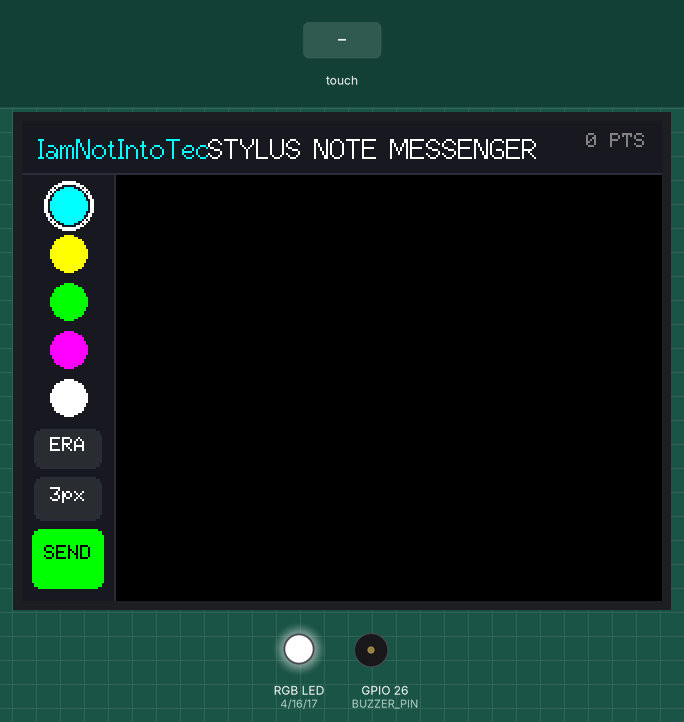
Simulated run of this sketch. Board: ESP32. Parts: 320×240 colour display, an RGB LED mixed from three pins (HIGH = lit), buzzer (waves = sounding). The test bench sets the inputs (shaded band). Pins used as bus, display or sensor lines are not drawn; what the sketch prints to the serial monitor is not drawn.

Above: at 1.5 s.
1.6 s: touch panel pressed at 13 % / 90 % of its raw x / y range
At 3.5 s:
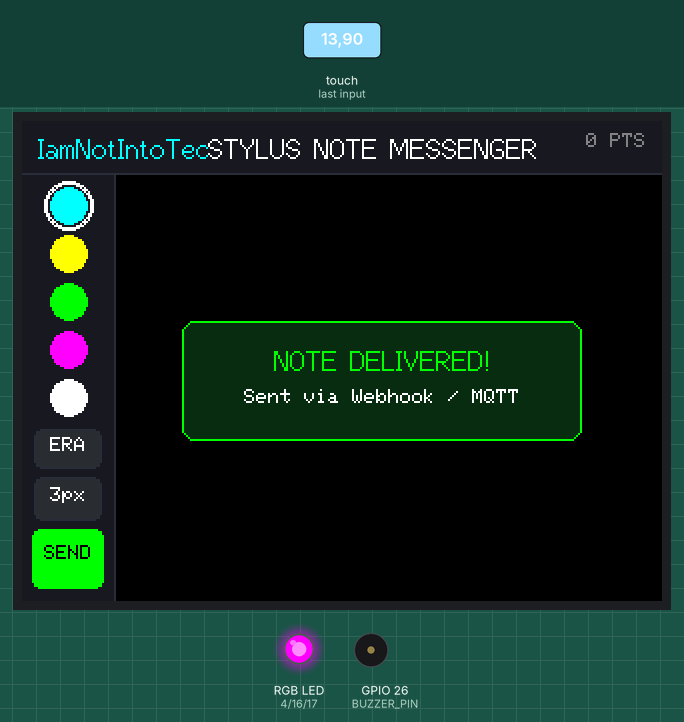
4.6 s: touch panel pressed at 13 % / 70 % of its raw x / y range
At 5.8 s:
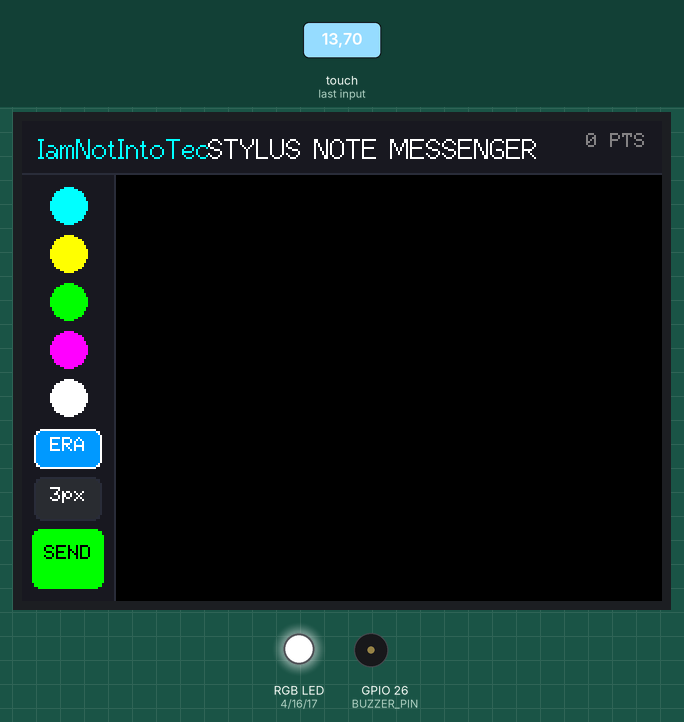
6.1 s: touch panel pressed at 38 % / 30 % of its raw x / y range
7.7 s: touch panel pressed at 13 % / 30 % of its raw x / y range
At 8.3 s:
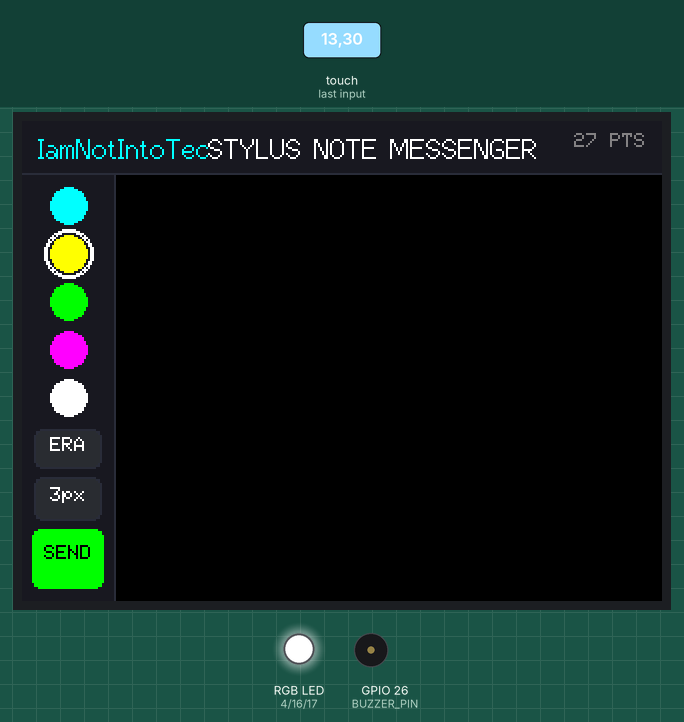
9.2 s: touch panel pressed at 62 % / 30 % of its raw x / y range
10.8 s: touch panel pressed at 13 % / 50 % of its raw x / y range
At 11.9 s:
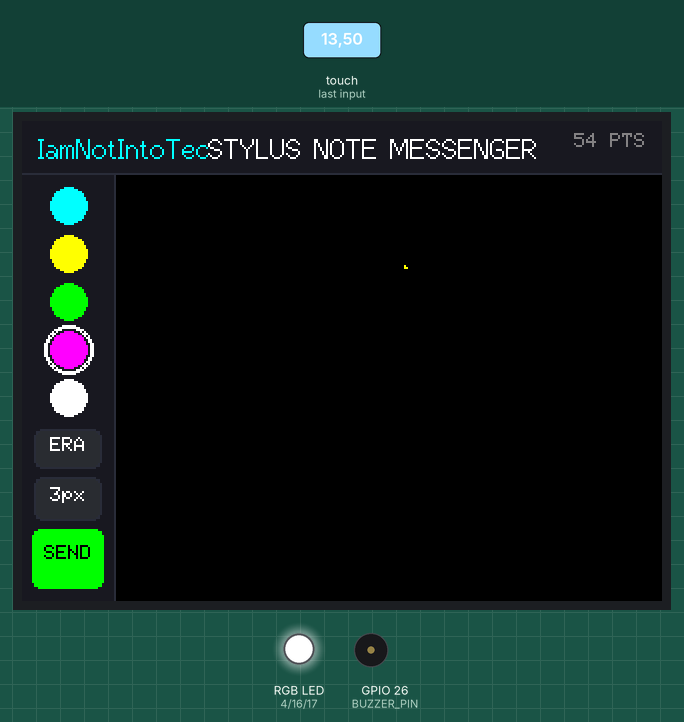
Timing chart, 0 to 13.3 s (numbered marks = the images above; inputs shaded):
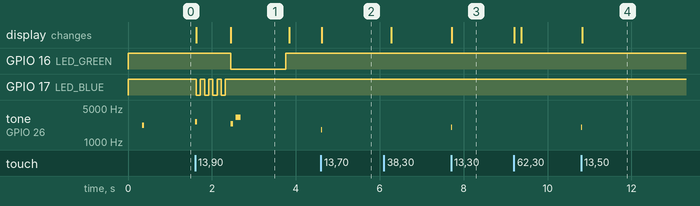

The sketch:

36-stylus-note-messenger.ino
```cpp
/**
 * ✍️ Project 36: Stylus Note Messenger
 *
 * Hardware: Elecrow CrowPanel 2.8" (ESP32-2432S028R)
 * Channel Branding: IamNotIntoTech (https://youtube.com/@IamNotIntoTech)
 * Author: Tushar Aggarwal (tushar2704)
 *
 * Features:
 * - High-precision resistive touch stylus drawing canvas with vector line interpolation.
 * - Multi-color ink palette (Cyan, Yellow, Green, Pink, White, and Eraser).
 * - 3 Tip widths: 1px Fine, 3px Medium, 5px Chisel.
 * - One-tap "SEND NOTE" webhook transmission simulation with delivery feedback modal.
 * - Multi-color transmission RGB LED on GPIOs 4/16/17 & acoustic chimes on GPIO 26 buzzer.
 * - Hardware-calibrated non-inverted resistive touch coordinates.
 */

#include <Arduino.h>
#include <SPI.h>
#include <WiFi.h>
#include <TFT_eSPI.h>
#include <XPT2046_Touchscreen.h>

// Hardware Pin Definitions for Elecrow 2.8" CYD
#define TFT_BL_PIN    21
#define TOUCH_MOSI    32
#define TOUCH_MISO    39
#define TOUCH_CLK     25
#define TOUCH_CS      33
#define TOUCH_IRQ     36

#define LED_RED       4
#define LED_GREEN     16
#define LED_BLUE      17
#define BUZZER_PIN    26

SPIClass touchSPI = SPIClass(VSPI);
XPT2046_Touchscreen ts(TOUCH_CS);
TFT_eSPI tft = TFT_eSPI();

// UI Colors (16-bit 565)
#define COLOR_BG        0x0000 // Deep black for canvas
#define COLOR_TOOLBAR   0x18C4 // Charcoal toolbar
#define COLOR_CARD_BRD  0x2967
#define COLOR_TEXT      0xFFFF
#define COLOR_MUTED     0x8410
#define COLOR_ACTIVE    0x04DF

// Available Ink Colors
const uint16_t INK_COLORS[] = {
  0x07FF, // Cyan
  0xFFE0, // Yellow
  0x07E0, // Green
  0xF81F, // Pink
  0xFFFF  // White
};
const int NUM_COLORS = 5;

int selectedColorIdx = 0; // 0..4
bool eraserMode = false;
int penWidth = 2; // 1 = 1px, 2 = 3px, 3 = 5px

// Canvas Area Bounds
#define CANVAS_X 48
#define CANVAS_Y 27
#define CANVAS_W 272
#define CANVAS_H 212

// Touch Drawing State
bool isDrawing = false;
int lastDrawX = -1;
int lastDrawY = -1;
int strokePointsCount = 0;
unsigned long lastBtnTouchTime = 0;

void playBeep(int freq = 2000, int ms = 30) {
  tone(BUZZER_PIN, freq, ms);
}

void setRGB(bool r, bool g, bool b) {
  digitalWrite(LED_RED, r ? LOW : HIGH);
  digitalWrite(LED_GREEN, g ? LOW : HIGH);
  digitalWrite(LED_BLUE, b ? LOW : HIGH);
}

void drawHeader() {
  tft.fillRect(0, 0, 320, 26, COLOR_TOOLBAR);
  tft.drawFastHLine(0, 26, 320, COLOR_CARD_BRD);

  tft.setTextColor(0x07FF, COLOR_TOOLBAR);
  tft.drawString("IamNotIntoTech", 8, 6, 2);

  tft.setTextColor(COLOR_TEXT, COLOR_TOOLBAR);
  tft.drawCentreString("STYLUS NOTE MESSENGER", 175, 6, 2);

  // Status Badge
  tft.setTextColor(COLOR_MUTED, COLOR_TOOLBAR);
  char statusBuf[32];
  snprintf(statusBuf, sizeof(statusBuf), "%d PTS", strokePointsCount);
  tft.drawRightString(statusBuf, 312, 6, 1);
}

void drawToolbar() {
  tft.fillRect(0, 27, 46, 213, COLOR_TOOLBAR);
  tft.drawFastVLine(46, 27, 213, COLOR_CARD_BRD);

  // 5 Color Swatches (y: 32, 56, 80, 104, 128)
  for (int i = 0; i < NUM_COLORS; i++) {
    int y = 32 + i * 24;
    bool active = (!eraserMode && selectedColorIdx == i);

    tft.fillCircle(23, y + 10, 9, INK_COLORS[i]);
    if (active) {
      tft.drawCircle(23, y + 10, 11, COLOR_TEXT);
      tft.drawCircle(23, y + 10, 12, COLOR_TEXT);
    }
  }

  // Eraser Button (y: 154)
  int eraseY = 154;
  tft.fillRoundRect(6, eraseY, 34, 20, 4, eraserMode ? COLOR_ACTIVE : tft.color565(40, 45, 55));
  tft.drawRoundRect(6, eraseY, 34, 20, 4, eraserMode ? COLOR_TEXT : COLOR_CARD_BRD);
  tft.setTextColor(COLOR_TEXT, eraserMode ? COLOR_ACTIVE : tft.color565(40, 45, 55));
  tft.drawCentreString("ERA", 23, eraseY + 4, 1);

  // Pen Width Stepper (y: 178)
  int penY = 178;
  tft.fillRoundRect(6, penY, 34, 22, 4, tft.color565(40, 45, 55));
  tft.drawRoundRect(6, penY, 34, 22, 4, COLOR_CARD_BRD);
  tft.setTextColor(COLOR_TEXT, tft.color565(40, 45, 55));
  char szBuf[8];
  snprintf(szBuf, sizeof(szBuf), "%dpx", penWidth * 2 - 1);
  tft.drawCentreString(szBuf, 23, penY + 5, 1);

  // Send Note Button (y: 204)
  int sendY = 204;
  tft.fillRoundRect(5, sendY, 36, 30, 4, 0x07E0);
  tft.setTextColor(0x0000, 0x07E0);
  tft.drawCentreString("SEND", 23, sendY + 8, 1);
}

void clearCanvas() {
  tft.fillRect(CANVAS_X, CANVAS_Y, CANVAS_W, CANVAS_H, COLOR_BG);
  strokePointsCount = 0;
  drawHeader();
}

void drawInterpolatedStroke(int x0, int y0, int x1, int y1) {
  uint16_t color = eraserMode ? COLOR_BG : INK_COLORS[selectedColorIdx];

  if (penWidth == 1) {
    tft.drawLine(x0, y0, x1, y1, color);
  } else if (penWidth == 2) {
    tft.drawLine(x0, y0, x1, y1, color);
    tft.drawLine(x0 + 1, y0 + 1, x1 + 1, y1 + 1, color);
    tft.drawLine(x0, y0 + 1, x1, y1 + 1, color);
  } else {
    tft.drawLine(x0 - 1, y0 - 1, x1 - 1, y1 - 1, color);
    tft.drawLine(x0, y0, x1, y1, color);
    tft.drawLine(x0 + 1, y0 + 1, x1 + 1, y1 + 1, color);
    tft.drawLine(x0, y0 - 1, x1, y1 - 1, color);
    tft.drawLine(x0, y0 + 1, x1, y1 + 1, color);
  }
}

void transmitNote() {
  tft.fillRoundRect(80, 100, 200, 60, 6, tft.color565(20, 30, 45));
  tft.drawRoundRect(80, 100, 200, 60, 6, 0x07FF);

  tft.setTextColor(0x07FF, tft.color565(20, 30, 45));
  tft.drawCentreString("TRANSMITTING NOTE...", 180, 112, 2);

  tft.setTextColor(COLOR_TEXT, tft.color565(20, 30, 45));
  char countBuf[32];
  snprintf(countBuf, sizeof(countBuf), "Payload: %d Vector Points", strokePointsCount);
  tft.drawCentreString(countBuf, 180, 134, 1);

  for (int i = 0; i < 4; i++) {
    setRGB(false, false, true);
    delay(100);
    setRGB(false, false, false);
    delay(100);
  }

  tft.fillRoundRect(80, 100, 200, 60, 6, tft.color565(15, 45, 20));
  tft.drawRoundRect(80, 100, 200, 60, 6, 0x07E0);
  tft.setTextColor(0x07E0, tft.color565(15, 45, 20));
  tft.drawCentreString("NOTE DELIVERED!", 180, 112, 2);
  tft.setTextColor(COLOR_TEXT, tft.color565(15, 45, 20));
  tft.drawCentreString("Sent via Webhook / MQTT", 180, 134, 1);

  setRGB(false, true, false);
  playBeep(2400, 70);
  delay(120);
  playBeep(3200, 120);

  delay(1200);
  setRGB(false, false, false);
  clearCanvas();
}

void setup() {
  Serial.begin(115200);

  pinMode(LED_RED, OUTPUT);
  pinMode(LED_GREEN, OUTPUT);
  pinMode(LED_BLUE, OUTPUT);
  setRGB(false, false, false);

  pinMode(BUZZER_PIN, OUTPUT);
  digitalWrite(BUZZER_PIN, LOW);

  pinMode(TFT_BL_PIN, OUTPUT);
  digitalWrite(TFT_BL_PIN, HIGH);

  tft.init();
  tft.setRotation(1);
  tft.fillScreen(COLOR_BG);

  // Initialize Touch (VSPI)
  touchSPI.begin(TOUCH_CLK, TOUCH_MISO, TOUCH_MOSI, TOUCH_CS);
  ts.begin(touchSPI);
  ts.setRotation(1);

  drawHeader();
  drawToolbar();
  clearCanvas();

  playBeep(2200, 50);
  Serial.println(F("[SYSTEM] Stylus Note Messenger Initialized."));
}

void loop() {
  if (ts.touched()) {
    TS_Point p = ts.getPoint();
    if (p.z > 50 || ts.touched()) {
      int screenX = map(p.x, 240, 3800, 0, 320);
      int screenY = map(p.y, 240, 3800, 0, 240);
      screenX = constrain(screenX, 0, 319);
      screenY = constrain(screenY, 0, 239);

      // Touching Toolbar (screenX <= 46 && screenY >= 27)
      if (screenX <= 46 && screenY >= 27) {
        isDrawing = false;
        if (millis() - lastBtnTouchTime > 180) {
          lastBtnTouchTime = millis();
          // Color swatches (screenY < 152)
          if (screenY < 152) {
            int cIdx = (screenY - 30) / 24;
            if (cIdx >= 0 && cIdx < NUM_COLORS) {
              selectedColorIdx = cIdx;
              eraserMode = false;
              playBeep(2000, 20);
              drawToolbar();
            }
          }
          // Eraser Toggle (154..174)
          else if (screenY >= 154 && screenY <= 174) {
            eraserMode = !eraserMode;
            playBeep(1800, 20);
            drawToolbar();
          }
          // Pen Width Stepper (178..200)
          else if (screenY >= 178 && screenY <= 200) {
            penWidth = (penWidth % 3) + 1;
            playBeep(2400, 20);
            drawToolbar();
          }
          // Send Button (204..238)
          else if (screenY >= 204 && screenY <= 238) {
            playBeep(2600, 50);
            transmitNote();
          }
        }
      }
      // Canvas Drawing Area (screenX >= CANVAS_X && screenY >= CANVAS_Y)
      else if (screenX >= CANVAS_X && screenY >= CANVAS_Y) {
        if (!isDrawing) {
          isDrawing = true;
          lastDrawX = screenX;
          lastDrawY = screenY;
        } else {
          drawInterpolatedStroke(lastDrawX, lastDrawY, screenX, screenY);
          lastDrawX = screenX;
          lastDrawY = screenY;
          strokePointsCount++;
        }
      }
    }
  } else {
    if (isDrawing) {
      isDrawing = false;
      lastDrawX = -1;
      lastDrawY = -1;
      drawHeader();
    }
  }

  delay(5);
}
```

Measured:
- after the input at 1.6 s, GPIO 16 (LED_GREEN): HIGH → LOW after 0.84 s, → HIGH 1.3 s later; GPIO 17 (LED_BLUE): alternates HIGH for 0.10 s and LOW for 0.10 s, 8 changes in all, then stays HIGH, starting at once
- after the input at 4.6 s, tone on GPIO 26 (BUZZER_PIN): silent → 1800 Hz at once, → silent 0.02 s later; the display: changes at once (image 2)
- after the input at 7.7 s, tone on GPIO 26 (BUZZER_PIN): silent → 2000 Hz at once, → silent 0.02 s later; the display: changes at once (image 3)
- after the input at 10.8 s, tone on GPIO 26 (BUZZER_PIN): silent → 2000 Hz at once, → silent 0.02 s later; the display: changes at once (image 4)
- what the display in image 1 shows lasts 1.4 s, from 2.4 s to 3.8 s
